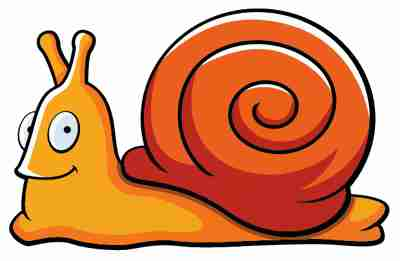
%> input picture Applications/Clipart and jpeg/img/CAR_sneil_original.png, 400 x 261 px
$ octave CAR_sneil.m   (GNU Octave 9; MATLAB toolbox functions it lacks are replaced by stand-ins)
%> lines starting %> are read from the running program, lines starting %| are printed output that depends on the picture
### Applications/Clipart and jpeg/GVWA.m
function [J,w] = GVWA(I,G,SigmaS,scale)

%input: I -- image to be processing I \in [0,1]
%       G -- guidance image G \in [0,1]
%       SigmaS -- bilateral spacial parameter, large ->larger scale object
%       smoothed out
%       scale -- bilateral range parameter, scale<1 -> sharper results

padMethod = 'symmetric';
patchSize = floor(4*SigmaS) + 1;
if mod(patchSize,2) == 0
   patchSize = patchSize + 1;
end

N = patchSize*patchSize;
hs = ones(patchSize)/N;

muG = (imfilter(G, hs,padMethod));%patch mean of I
muGG = (imfilter(G.*G, hs,padMethod));%patch mean of G
w = max(max(0,muGG - muG.*muG),[],3);

SigmaR = scale*mean(w(:));
w = w./SigmaR;
w = 1./(1+w.^2); %or w = exp(-(w).^2)+0.0001;

ha = fspecial('gaussian',patchSize,SigmaS);
normalizeFactor = imfilter(w,ha,padMethod);
if size(I, 3) == 3
    w = cat(3,w,w,w); %make it 3d
    normalizeFactor = cat(3,normalizeFactor,normalizeFactor,normalizeFactor);
end
J = imfilter(w.*I,ha,padMethod)./(eps+normalizeFactor) ;
end

### Applications/Clipart and jpeg/CAR_sneil.m
clear all
close all
I = double(imread('img/CAR_sneil_original.png'))/255;

SigmaS = 0.5;

scale =0.75;
iter = 30;
S = I;

for n=1 : iter
    [S,w] = GVWA(S,I,SigmaS,scale);
end
%> this loop made 30 passes
%> pass 1, in GVWA, `muG = (imfilter(G, hs,padMethod));`:
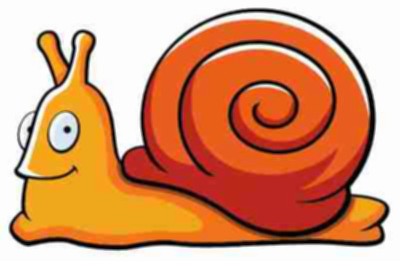
%> muG: size 261x400x3 double; mean R, G, B 0.834, 0.585, 0.441; mean of the top-left, top-right, bottom-left and bottom-right quarters 0.782, 0.618, 0.582, 0.501
%> pass 1, in GVWA, `muGG = (imfilter(G.*G, hs,padMethod));`:
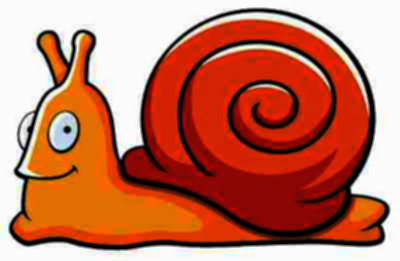
%> muGG: size 261x400x3 double; mean R, G, B 0.761, 0.463, 0.372
%> pass 1, in GVWA, `w = max(max(0,muGG - muG.*muG),[],3);`:
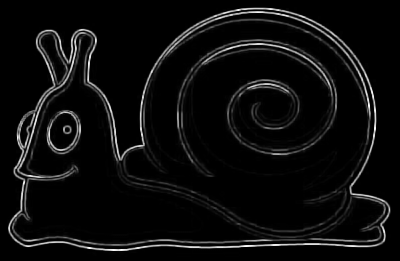
%> w: size 261x400 double; min 0, max 0.201, mean 0.0105; drawn with min black and max white
%> after the loop:
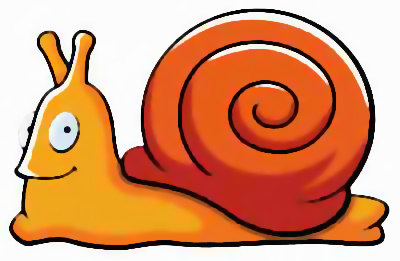
%> S: size 261x400x3 double; mean R, G, B 0.842, 0.585, 0.437
%> after the loop:
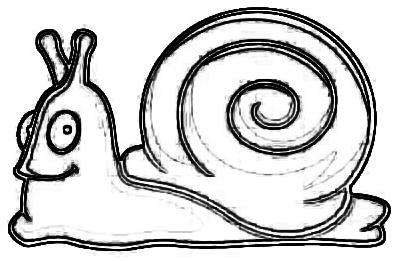
%> w: size 261x400x3 double; min 0.00153, max 1, mean 0.812

figure
imshow([I S])
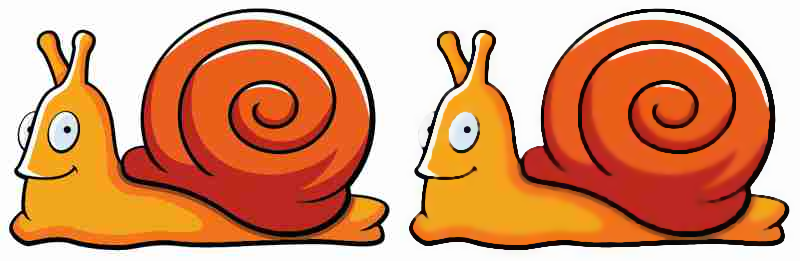
%> displayed picture: size 261x800x3, on the screen's scale of 0 to 255; mean R, G, B 213.7, 149.2, 112
hold on
